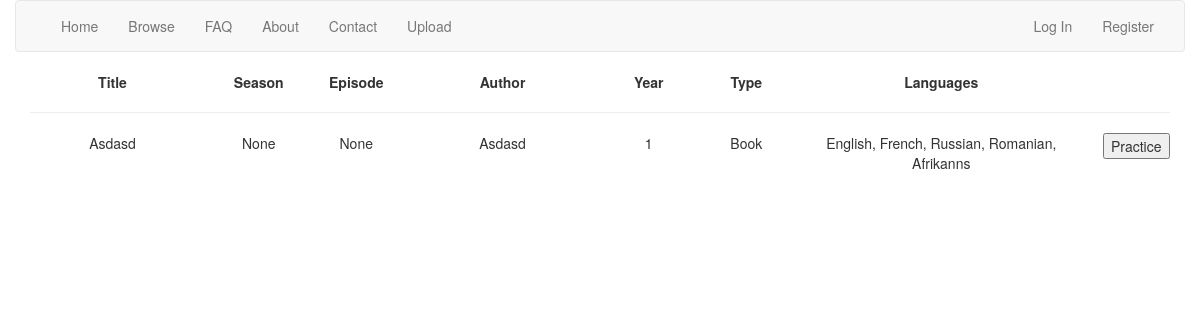
Page /view_project/asdasd on the committed database.
### tables this page shows
CREATE TABLE 'projects' ('id' INTEGER PRIMARY KEY AUTOINCREMENT NOT NULL, 'type' TEXT NOT NULL,'title' TEXT NOT NULL, 'author' TEXT NOT NULL, 'year' INTEGER NOT NULL, 'user_id'  INTEGER NOT NULL  , 'line_count' INTEGER, 'season' INTEGER, 'episode' INTEGER);

### application.py (the view)
@app.route("/view_project/<title>")
def view_project(title):
    rows = db.execute("SELECT * FROM projects WHERE title = :title", title=title)
    project = rows[0]
    rows = db.execute("SELECT * FROM versions WHERE project_id = :id", id=project["id"])
    language_list = []
    for row in rows:
        if row["language"] not in language_list:
            language_list.append(row["language"])
    languages = ""
    for language in language_list:
        languages += (language + ", ")
    languages = languages[:-2]
    project["languages"] = languages
    return render_template("view_project.html", project=project)

### templates/view_project.html (shortened to what this page needs)
{% extends "layout.html" %}
{% block main %}
    <div class="container">
        <div class="row">
            <div class="col-xs-2"><strong>Title</strong></div>
            <div class="col-xs-1"><strong>Season</strong></div>
            <div class="col-xs-1"><strong>Episode</strong></div>
            <div class="col-xs-2"><strong>Author</strong></div>
            <div class="col-xs-1"><strong>Year</strong></div>
            <div class="col-xs-1"><strong>Type</strong></div>
            <div class="col-xs-3"><strong>Languages</strong></div>
            <div class="col-xs-1"></div>
        </div>
        <hr>
        <div class="row">
            <div class="col-xs-2"> {{ project["title"].title() }} </div>
            <div class="col-xs-1"> {{ project["season"] }} </div>
            <div class="col-xs-1"> {{ project["episode"] }} </div>
            <div class="col-xs-2"> {{ project["author"].title() }} </div>
            <div class="col-xs-1"> {{ project["year"] }} </div>
            <div class="col-xs-1"> {{ project["type"].title() }} </div>
            <div class="col-xs-3"> {{ project["languages"].title() }} </div>
            <div class="col-xs-1">
                <form action=" {{ url_for('prepare_practice') }} " method="POST">
                    <button type="submit" name="prepare_practice" value="{{ project['id'] }}">
                        Practice
                    </button>
                </form>
            </div>
        </div>
    </div>
{% endblock %}

### static/styles.css (style rules this page uses)
body, html { width: 100%; height: 100%; margin: 0; }
.container { margin-left: auto; margin-right: auto; text-align: center; width: 100%; height: 100%; }

### rows in the picture
projects: title "Asdasd", author "Asdasd", year "1", type "Book"

### other values in the picture
{{ project["season"] }} "None"
{{ project["episode"] }} "None"
{{ project["languages"].title() }} "English, French, Russian, Romanian, Afrikanns"
